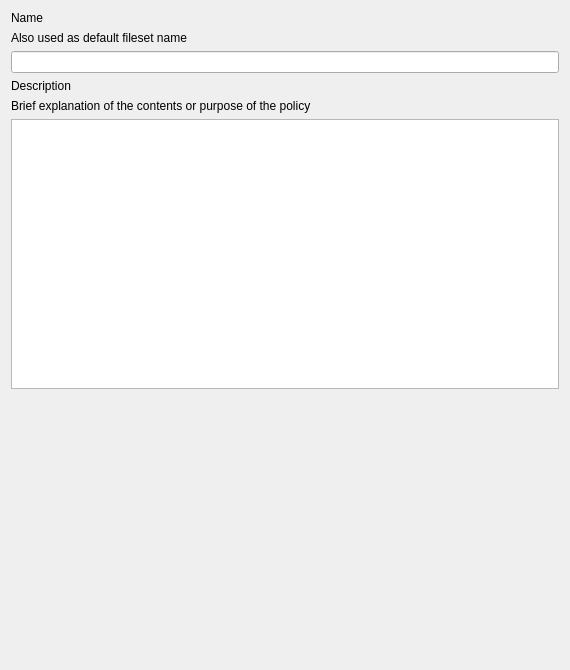
<?xml version="1.0" encoding="UTF-8"?>
<ui version="4.0">
 <class>GooglePolicyGeneralForm</class>
 <widget class="QWidget" name="GooglePolicyGeneralForm">
  <property name="geometry">
   <rect>
    <x>0</x>
    <y>0</y>
    <width>570</width>
    <height>670</height>
   </rect>
  </property>
  <property name="minimumSize">
   <size>
    <width>350</width>
    <height>530</height>
   </size>
  </property>
  <property name="windowTitle">
   <string>Form</string>
  </property>
  <layout class="QGridLayout" name="gridLayout">
   <item row="1" column="0">
    <widget class="QLabel" name="lTipName">
     <property name="text">
      <string>Also used as default fileset name</string>
     </property>
    </widget>
   </item>
   <item row="4" column="0">
    <widget class="QLabel" name="lTipDescription">
     <property name="text">
      <string>Brief explanation of the contents or purpose of the policy</string>
     </property>
    </widget>
   </item>
   <item row="3" column="0">
    <widget class="QLabel" name="label_5">
     <property name="text">
      <string>Description</string>
     </property>
    </widget>
   </item>
   <item row="2" column="0">
    <widget class="QLineEdit" name="editName"/>
   </item>
   <item row="6" column="0">
    <spacer name="verticalSpacer">
     <property name="orientation">
      <enum>Qt::Vertical</enum>
     </property>
     <property name="sizeHint" stdset="0">
      <size>
       <width>20</width>
       <height>40</height>
      </size>
     </property>
    </spacer>
   </item>
   <item row="0" column="0">
    <widget class="QLabel" name="label">
     <property name="text">
      <string>Name</string>
     </property>
    </widget>
   </item>
   <item row="5" column="0">
    <widget class="QTextEdit" name="textDescription">
     <property name="sizePolicy">
      <sizepolicy hsizetype="Expanding" vsizetype="MinimumExpanding">
       <horstretch>0</horstretch>
       <verstretch>0</verstretch>
      </sizepolicy>
     </property>
     <property name="minimumSize">
      <size>
       <width>0</width>
       <height>0</height>
      </size>
     </property>
     <property name="tabChangesFocus">
      <bool>true</bool>
     </property>
    </widget>
   </item>
  </layout>
 </widget>
 <tabstops>
  <tabstop>editName</tabstop>
  <tabstop>textDescription</tabstop>
 </tabstops>
 <resources/>
 <connections/>
</ui>
